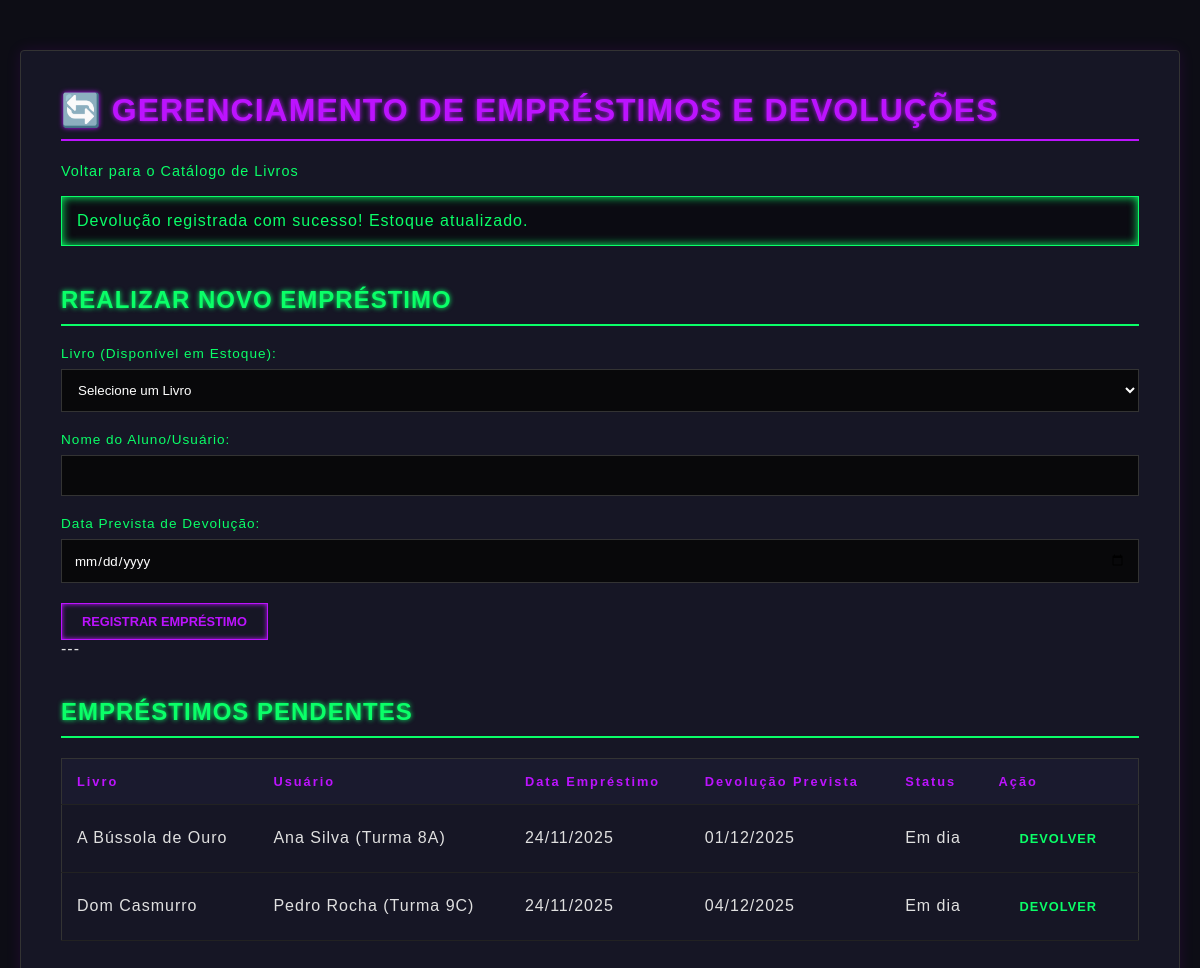
/index.php?controller=emprestimo (signed in), run on the app's committed database.
### tables this page shows
CREATE TABLE IF NOT EXISTS emprestimos (
    id INT AUTO_INCREMENT PRIMARY KEY,
    livro_id INT NOT NULL, 
    usuario_nome VARCHAR(200) NOT NULL,
    data_emprestimo DATE NOT NULL,
    data_prevista_devolucao DATE NOT NULL,
    data_devolucao DATE NULL, 
    
     
    CONSTRAINT fk_livro_emprestimo 
        FOREIGN KEY (livro_id) 
        REFERENCES livros(id) 
        ON DELETE RESTRICT  
);

CREATE TABLE IF NOT EXISTS livros (
    id INT AUTO_INCREMENT PRIMARY KEY,
    titulo VARCHAR(200) NOT NULL,
    autor VARCHAR(150) NOT NULL,
    ano INT NOT NULL,
    genero VARCHAR(100) NOT NULL,
    quantidade INT NOT NULL
);

### controller/EmprestimoController.php (called while the page is built, shortened)
<?php
require_once __DIR__ . '/../Model/EmprestimoDAO.php';
class EmprestimoController {
    private $emprestimoDAO;
    public function __construct() {
        $this->emprestimoDAO = new EmprestimoDAO();
    }
    public function index() {
        $emprestimosPendentes = $this->emprestimoDAO->listarEmprestimosPendentes();
        require_once __DIR__ . '/../View/emprestimos.php';
    }
}

### config/conexao.php (called while the page is built, shortened)
<?php
class Conexao {
    private static $instance;
    public static function getConexao() {
        if (!isset(self::$instance)) {
            try {
                $dsn = 'mysql:host=' . self::HOST . ';dbname=' . self::DB_NAME . ';charset=utf8';
                self::$instance = new PDO($dsn, self::USER, self::PASS, [
                    PDO::ATTR_ERRMODE => PDO::ERRMODE_EXCEPTION,
                    PDO::ATTR_DEFAULT_FETCH_MODE => PDO::FETCH_ASSOC
                ]);
            } catch (PDOException $e) {
                die("Erro de Conexão: " . $e->getMessage());
            }
        }
        return self::$instance;
    }
}

### model/EmprestimoDAO.php (called while the page is built, shortened)
<?php
require_once __DIR__ . '/../config/Conexao.php';
class EmprestimoDAO {
    private $conexao;
    public function __construct() {
        $this->conexao = Conexao::getConexao();
    }
    public function listarEmprestimosPendentes() {
        $sql = "SELECT e.*, l.titulo FROM emprestimos e
                         JOIN livros l ON e.livro_id = l.id
                         WHERE e.data_devolucao IS NULL ORDER BY e.data_prevista_devolucao ASC";
        $stmt = $this->conexao->query($sql);
        return $stmt->fetchAll(PDO::FETCH_ASSOC);
    }
}

### view/emprestimos.php (the view, shortened to what this page needs)
<!DOCTYPE html>
<html lang="pt-BR">
<head>
    <link rel="stylesheet" href="assets/styleB.css">
</head>
<body>
    <div class="container">
        <h1>🔄 Gerenciamento de Empréstimos e Devoluções</h1>
        <p><a href="index.php?controller=livro">Voltar para o Catálogo de Livros</a></p>
        <?php
        if (isset($_SESSION['feedback'])):
            $mensagem = $_SESSION['feedback'];
            $tipo = strpos($mensagem, 'Erro') !== false ? 'feedback-error' : 'feedback-success';
        ?>
            <div class="feedback <?= $tipo ?>">
                <?= nl2br(htmlspecialchars($mensagem)) ?>
            </div>
        <?php endif; ?>
        <h2>Realizar Novo Empréstimo</h2>
        <form method="POST" action="index.php?controller=emprestimo&action=emprestar">
            <div class="form-group">
                <label for="livro_id">Livro (Disponível em Estoque):</label>
                <select name="livro_id" id="livro_id" required>
                    <option value="">Selecione um Livro</option>
                </select>
            </div>
            <div class="form-group">
                <label for="usuario_nome">Nome do Aluno/Usuário:</label>
                <input type="text" id="usuario_nome" name="usuario_nome" required>
            </div>
            <div class="form-group">
                <label for="data_prevista_devolucao">Data Prevista de Devolução:</label>
                <input type="date" id="data_prevista_devolucao" name="data_prevista_devolucao"
                        min="<?= date('Y-m-d', strtotime('+1 day')) ?>" required> </div>
            <div class="form-actions">
                <button type="submit" class="btn-salvar">Registrar Empréstimo</button>
            </div>
        </form>
        ---
        <h2>Empréstimos Pendentes</h2>
        <table>
            <thead>
                <tr>
                    <th>Livro</th>
                    <th>Usuário</th>
                    <th>Data Empréstimo</th>
                    <th>Devolução Prevista</th>
                    <th>Status</th>
                    <th>Ação</th>
                </tr>
            </thead>
            <tbody>
                <?php
                if (empty($emprestimosPendentes)): ?>
                    <tr>
                        <td colspan="6">Nenhum empréstimo pendente no momento.</td>
                    </tr>
                <?php else: ?>
                    <?php
                    foreach ($emprestimosPendentes as $emprestimo):
                        $dataPrevista = new DateTime($emprestimo['data_prevista_devolucao']);
                        $hoje = new DateTime();
                        $atrasado = $dataPrevista < $hoje;
                    ?>
                        <tr class="<?= $atrasado ? 'vencido' : '' ?>"> <td><?= htmlspecialchars($emprestimo['titulo']) ?></td>
                            <td><?= htmlspecialchars($emprestimo['usuario_nome']) ?></td>
                            <td><?= date('d/m/Y', strtotime($emprestimo['data_emprestimo'])) ?></td>
                            <td><?= date('d/m/Y', $dataPrevista->getTimestamp()) ?></td>
                            <td><?= $atrasado ? '🔴 VENCIDO' : 'Em dia' ?></td>
                            <td>
                                <a href="index.php?controller=emprestimo&action=devolver&id=<?= $emprestimo['id'] ?>&livro_id=<?= $emprestimo['livro_id'] ?>"
                                   class="btn-devolver"
                                   onclick="return confirm('Confirmar devolução do livro: <?= htmlspecialchars($emprestimo['titulo']) ?>?')"> Devolver
                                </a>
                            </td>
                        </tr>
                    <?php endforeach; ?>
                <?php endif; ?>
            </tbody>
        </table>
    </div>
</body>
</html>

### assets/styleB.css (style rules this page uses)
:root { --bg-dark: #0d0d15; --panel-bg: #161625; --neon-purple: #bc13fe; --neon-green: #0aff68; --text-main: #e0e0e0; --text-dim: #a0a0a0; --danger: #ff0055; }
body { background-color: var(--bg-dark); color: var(--text-main); font-family: 'Orbitron', sans-serif; margin: 0; padding: 20px; letter-spacing: 1px; }
a { color: var(--neon-green); text-decoration: none; transition: all 0.3s; font-size: 0.9rem; }
.container { max-width: 1200px; margin: 30px auto; background-color: var(--panel-bg); padding: 40px; border: 1px solid #333; border-radius: 4px; box-shadow: 0 0 15px rgba(188, 19, 254, 0.1); }
h1, h2 { color: var(--neon-purple); text-transform: uppercase; border-bottom: 2px solid var(--neon-purple); padding-bottom: 10px; margin-top: 0; text-shadow: 0 0 5px var(--neon-purple); }
h2 { font-size: 1.5rem; margin-top: 40px; color: var(--neon-green); border-color: var(--neon-green); text-shadow: 0 0 5px var(--neon-green); }
.form-group { margin-bottom: 20px; }
.form-group label { display: block; color: var(--neon-green); margin-bottom: 8px; font-size: 0.85rem; }
input[type="text"], input[type="number"], input[type="date"], select { width: 100%; padding: 12px; background: #08080a; border: 1px solid #333; color: #fff; font-family: 'Orbitron', sans-serif; box-sizing: border-box; }
button, .btn-salvar, .btn-editar, .btn-excluir, .btn-cancelar, .btn-devolver { display: inline-block; padding: 10px 20px; border: 1px solid transparent; cursor: pointer; font-family: 'Orbitron', sans-serif; font-weight: bold; text-transform: uppercase; font-size: 0.8rem; transition: 0.3s; text-align: center; margin-right: 5px; text-decoration: none; }
.btn-salvar { background: transparent; border-color: var(--neon-purple); color: var(--neon-purple); box-shadow: 0 0 5px var(--neon-purple) inset; }
table { width: 100%; border-collapse: collapse; margin-top: 20px; border: 1px solid #333; }
th, td { padding: 15px; text-align: left; border-bottom: 1px solid #222; }
th { background-color: #1a1a2e; color: var(--neon-purple); font-size: 0.8rem; letter-spacing: 2px; }
table td:last-child { white-space: nowrap; width: 1%; }
.feedback { padding: 15px; margin-bottom: 20px; border: 1px solid; background: rgba(0,0,0,0.5); }
.feedback-success { border-color: var(--neon-green); color: var(--neon-green); box-shadow: 0 0 10px var(--neon-green) inset; }

### data on the page
emprestimos: livro.titulo "A Bússola de Ouro", usuario_nome "Ana Silva (Turma 8A)", data_emprestimo "24/11/2025", data_prevista_devolucao "01/12/2025", shows "Em dia"
emprestimos: livro.titulo "Dom Casmurro", usuario_nome "Pedro Rocha (Turma 9C)", data_emprestimo "24/11/2025", data_prevista_devolucao "04/12/2025", shows "Em dia"

### other printed values
$mensagem "Devolução registrada com sucesso! Estoque atualizado."
